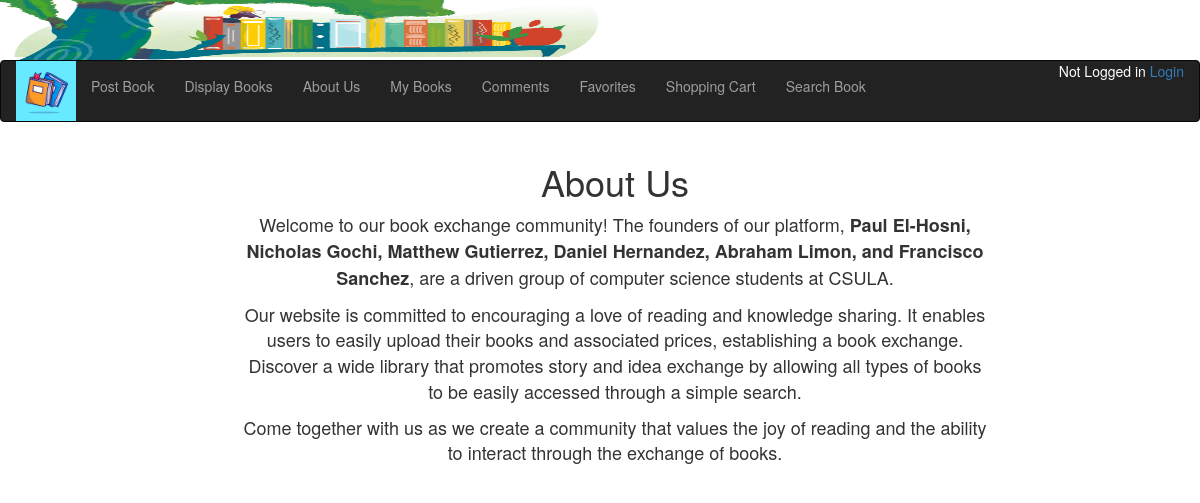
The app's page /aboutus with its own data.
### bookMng/models.py (models this page shows, shortened)
class MainMenu(models.Model):
    item = models.CharField(max_length=200, unique=True)
    link = models.CharField(max_length=200, unique=True)

### bookMng/views.py (the view)
# urls.py: path('aboutus', views.aboutus, name='aboutus'),
def aboutus(request):
    return render(request, 'bookMng/aboutus.html',
                  {'item_list': MainMenu.objects.all()})

### bookEx/templates/bookMng/aboutus.html (shortened to what this page needs)
{% extends "base.html" %}
{% load static %}
{% block sidenav %}
    {% for item in item_list %}
        <li>
            <a href="{{item.link}}">{{item.item}}</a>
        </li>
    {% endfor %}
{% endblock sidenav %}
{% block content %}
    <div class="container">
        <div class="row">
            <div class="col-md-12 text-center">
                <h1 style="font-size: 36px;">About Us</h1>
            </div>
        </div>
        <div class="row mt-4">
            <div class="col-md-8 col-md-offset-2 text-center">
                <p style="font-size: 18px;">
                    Welcome to our book exchange community! The founders of our platform,
                    <strong>Paul El-Hosni, Nicholas Gochi, Matthew Gutierrez, Daniel Hernandez, Abraham Limon,
                        and Francisco Sanchez</strong>, are a driven group of computer science students at CSULA.
                </p>
                <p style="font-size: 18px;">
                    Our website is committed to encouraging a love of reading and knowledge sharing.
                    It enables users to easily upload their books and associated prices, establishing a book exchange.
                    Discover a wide library that promotes story and idea exchange by allowing all types of
                    books to be easily accessed through a simple search.
                </p>
                <p style="font-size: 18px;">
                    Come together with us as we create a community that values the joy of reading and the ability to
                    interact through the exchange of books.
                </p>
            </div>
        </div>
    </div>
{% endblock content %}

### records on screen
MainMenu: item "Post Book"
MainMenu: item "Display Books"
MainMenu: item "About Us"
MainMenu: item "My Books"
MainMenu: item "Comments"
MainMenu: item "Favorites"
MainMenu: item "Shopping Cart"
MainMenu: item "Search Book"
